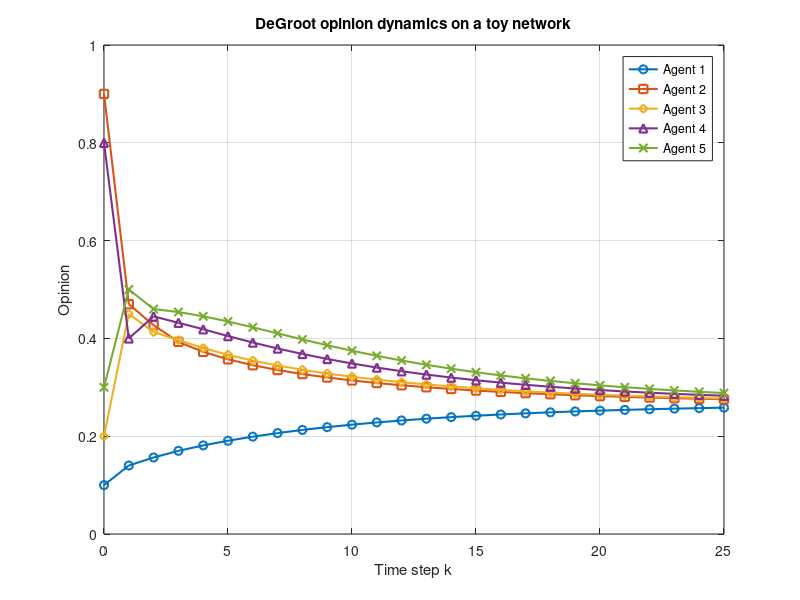

Write MATLAB code to recreate this figure. (Note: this script raises an error after producing the figure.)
clear; clc; close all;

% DeGroot model on a toy network
% x(k+1) = W * x(k)

% Number of agents
n = 5;

% Influence matrix W (row-stochastic)
% W = [0.7 0.3 0.0 0.0 0.0;
%      0.2 0.5 0.3 0.0 0.0;
%      0.0 0.2 0.5 0.3 0.0;
%      0.0 0.0 0.3 0.5 0.2;
%      0.0 0.0 0.0 0.4 0.6];

W = [0.7 0.3 0.0 0.0 0.0;
     0.1 0.4 0.5 0.0 0.0;
     0.1 0.2 0.5 0.2 0.0;
     0.0 0.0 0.5 0.3 0.2;
     0.0 0.0 0.0 0.4 0.6];

W(1,:) = [0.95 0.05 0 0 0]; %agente particolarmente stubborn che ascolta molto la sua opinione

% Check that rows sum to 1
disp('Row sums of W:');
disp(sum(W,2));

% Initial opinions: provo varie opinioni iniziali
x0 = [0.1; 0.9; 0.2; 0.8; 0.3];
%x0 = [0; 1; 0; 1; 0];
%x0 = rand(5,1); %questo randomico da sempre un output diverso

% Number of iterations
T = 25;

% Store trajectories
X = zeros(n, T+1);
X(:,1) = x0;

% Simulation
for k = 1:T
    X(:,k+1) = W * X(:,k);
end

%% Print final opinion
disp('Final opinions:');
disp(X(:,end));

%% Plot opinion trajectories
figure;
plot(0:T, X(1,:), '-o', 'LineWidth', 1.5); hold on;
plot(0:T, X(2,:), '-s', 'LineWidth', 1.5);
plot(0:T, X(3,:), '-d', 'LineWidth', 1.5);
plot(0:T, X(4,:), '-^', 'LineWidth', 1.5);
plot(0:T, X(5,:), '-x', 'LineWidth', 1.5);

xlabel('Time step k');
ylabel('Opinion');
title('DeGroot opinion dynamics on a toy network');
legend('Agent 1','Agent 2','Agent 3','Agent 4','Agent 5','Location','best');
grid on;

%% Consensus value estimate
% For a connected and aperiodic row-stochastic matrix,
% opinions should converge to consensus
consensus_estimate = X(:,end);
disp('Approximate consensus value:');
disp(mean(consensus_estimate));

%% Show the graph
A = double(W > 0);   % adjacency from nonzero weights (boolean matrix)
G = digraph(A');

figure;
plot(G, 'Layout', 'layered', 'NodeLabel', 1:n);
title('Toy network structure');
